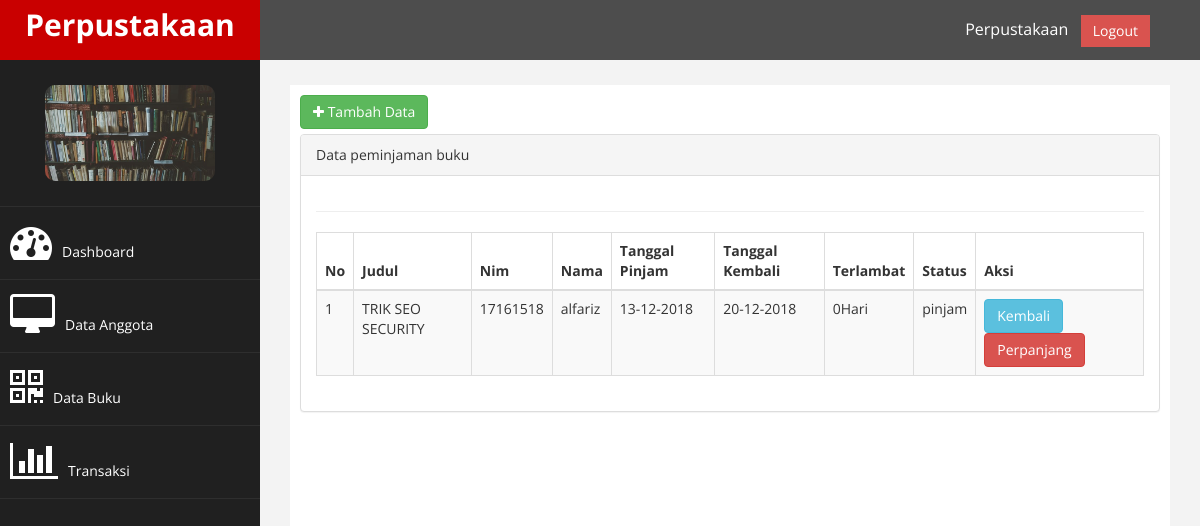
The page /index.php?page=transaksi (signed in) on the database its author committed.
### tables this page shows
CREATE TABLE `tb_transaksi` (
  `id` int(9) NOT NULL,
  `judul` varchar(200) NOT NULL,
  `nim` varchar(11) NOT NULL,
  `nama` varchar(250) NOT NULL,
  `tgl_pinjam` varchar(30) NOT NULL,
  `tgl_kembali` varchar(30) NOT NULL,
  `status` varchar(100) NOT NULL
);

### fuction.php (called while the page is built, shortened)
<?php
    function terlambat($tgl_dateline, $tgl_kembali){
        $tgl_dateline_pecah = explode("-", $tgl_dateline);
        $tgl_dateline_pecah = $tgl_dateline_pecah[2]."-".$tgl_dateline_pecah[1]."-".$tgl_dateline_pecah[0];
        $tgl_kembali_pecah = $tgl_kembali[2]."-".$tgl_kembali[1]."-".$tgl_kembali[0];
        $selisih = strtotime($tgl_kembali_pecah)- strtotime($tgl_dateline_pecah);
        $selisih   =$selisih/86400;
        if ($selisih>=1){
            $hasi_tgl = floor($selisih);
        }else{
            $hasi_tgl = 0;
        }
        return $hasi_tgl;
    }
?>

### page/transaksi/transaksi.php (the view, shortened to what this page needs)
<a href="?page=transaksi&aksi=tambah" class="btn btn-success" style="margin-bottom: 5px;"><i class="fa fa-plus"></i>
    Tambah Data</a>
<div class="row">
        <div class="col-md-12">
            <div class="panel panel-default">
                <div class="panel-heading">
                        Data peminjaman buku
                </div>
                <div class="panel-body">
                    <div class="table-responsive">
                        <table class="table table-striped table-bordered table-hover" id="dataTables-example">
                            <thead>
                                <tr>
                                    <th>No</th>
                                    <th>Judul</th>
                                    <th>Nim</th>
                                    <th>Nama</th>
                                    <th>Tanggal Pinjam</th>
                                    <th>Tanggal Kembali</th>
                                    <th>Terlambat</th>
                                    <th>Status</th>
                                    <th>Aksi</th>
                                </tr>
                            </thead>
                            <tbody>
                                <?php
                                $no = 1;
                                $sql = $koneksi->query("select * from tb_transaksi where status='pinjam' OR  status='perpanjangan'");
                                while ($data = $sql->fetch_assoc()){
                                ?>
                                <tr>
                                    <td><?php echo $no++; ?></td>
                                    <td><?php echo $data['judul'];?></td>
                                    <td><?php echo $data['nim'];?></td>
                                    <td><?php echo $data['nama'];?></td>
                                    <td><?php echo $data['tgl_pinjam'];?></td>
                                    <td><?php echo $data['tgl_kembali'];?></td>
                                    <td>
                                    <?php
                                        $denda =1000;
                                        $tgl_dateline =$data['tgl_kembali'];
                                        $tgl_kembali = date('d-m-Y');
                                        $lambat = terlambat($tgl_dateline, $tgl_kembali);
                                        $denda1 = $lambat*$denda;
                                        if ($lambat>0) {
                                            echo "
                                                    <font color='red'>$lambat hari<br>(Rp $denda1)</font>
                                                ";
                                        }else{
                                        echo $lambat ."Hari";
                                        }
                                    ?>
                                    </td>
                                    <td><?php echo $data['status'];?></td>
                                    <td>
                                        <a href="?page=transaksi&aksi=kembali&id=<?php echo $data['id']; ?>" class="btn btn-info" >Kembali</a>
                                        <a onclick="return confirm('Anda yakin akan memperpanjang data ini...??')"href="
                                        ?page=transaksi&aksi=perpanjangan&id=<?php echo $data['id']; ?>" class="btn btn-danger" >Perpanjang</a>
                                    </td>
                                </tr>
                            <?php } ?>
                            </tbody>
                            </div>
                    </div>
                </div>
            </div>
    </div>
</div>
</div>

### assets/css/custom.css (style rules this page uses)
body { font-family: 'Open Sans', sans-serif; }

### rows shown on the page
tb_transaksi: judul "TRIK SEO SECURITY", nim "17161518", nama "alfariz", tgl_pinjam "13-12-2018", tgl_kembali "20-12-2018", tgl_kembali "0", status "pinjam"
